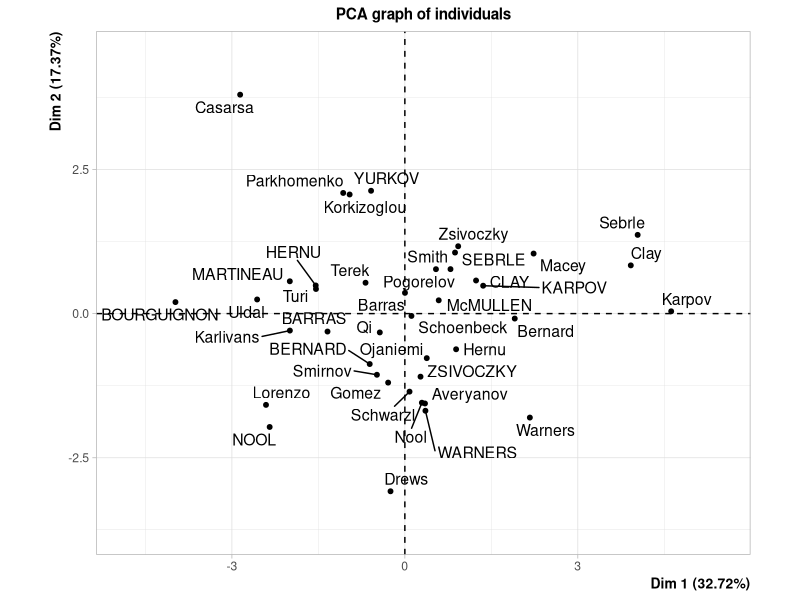
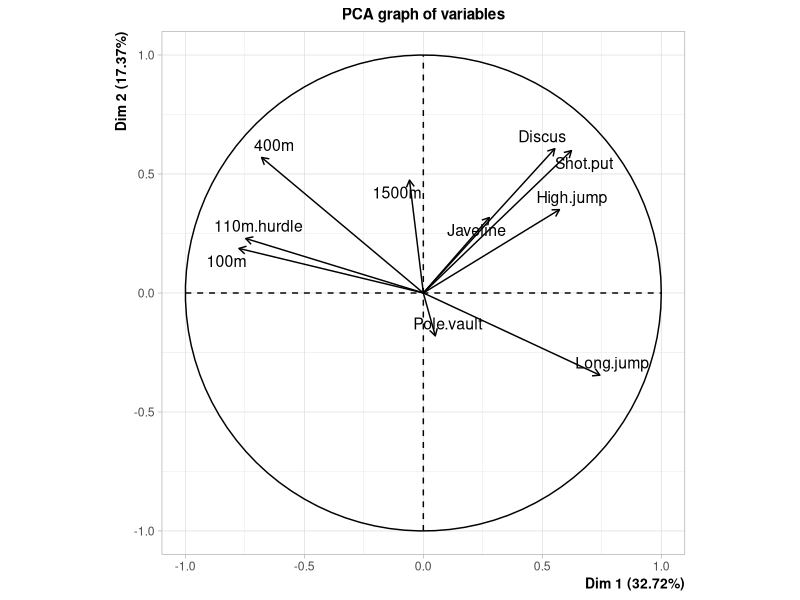
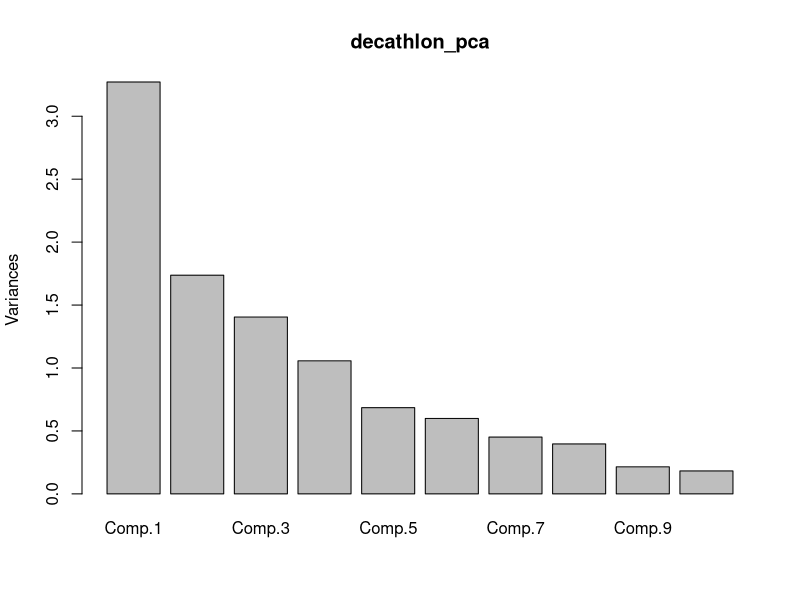
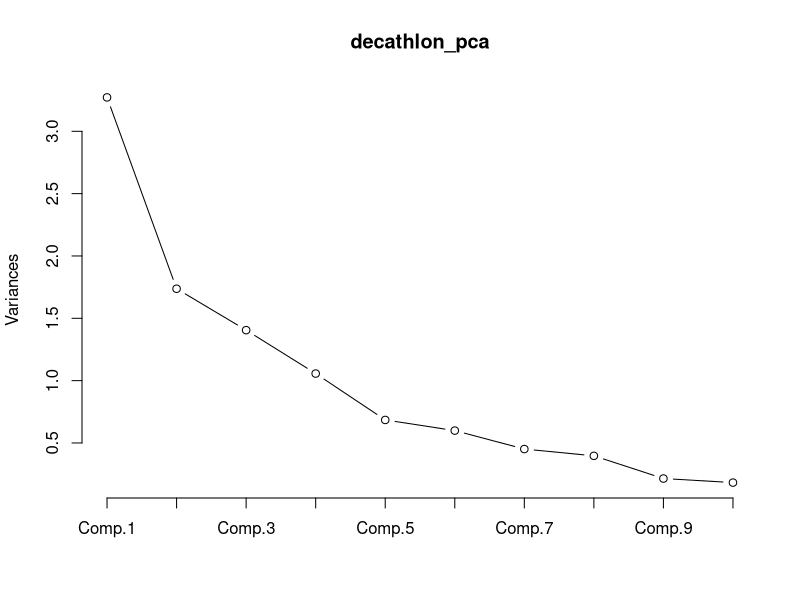
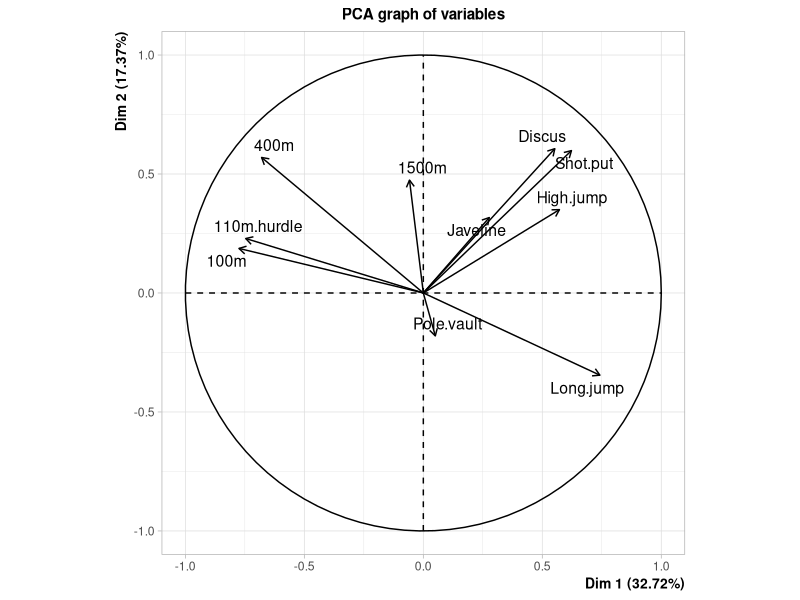
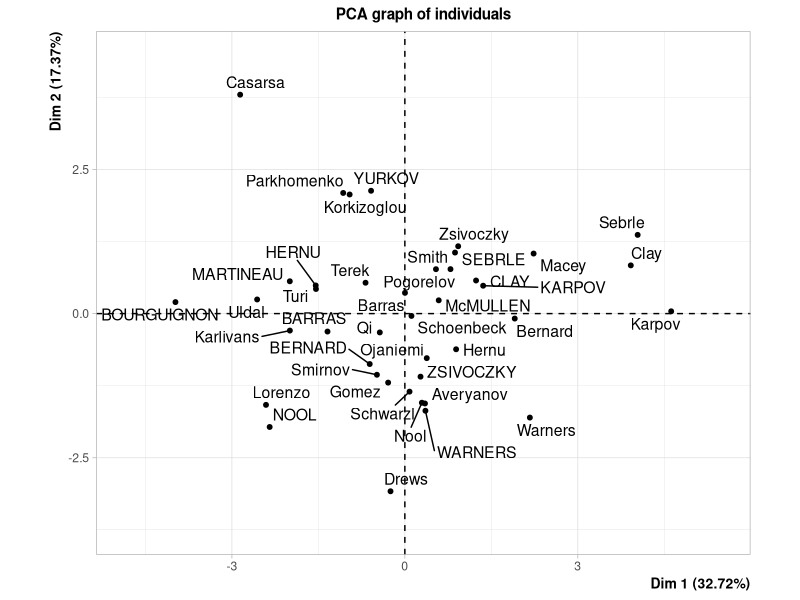
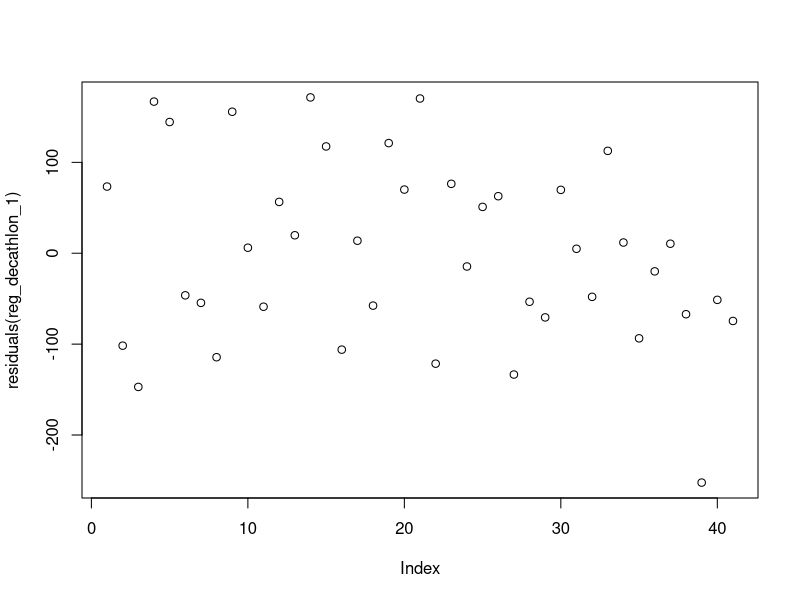
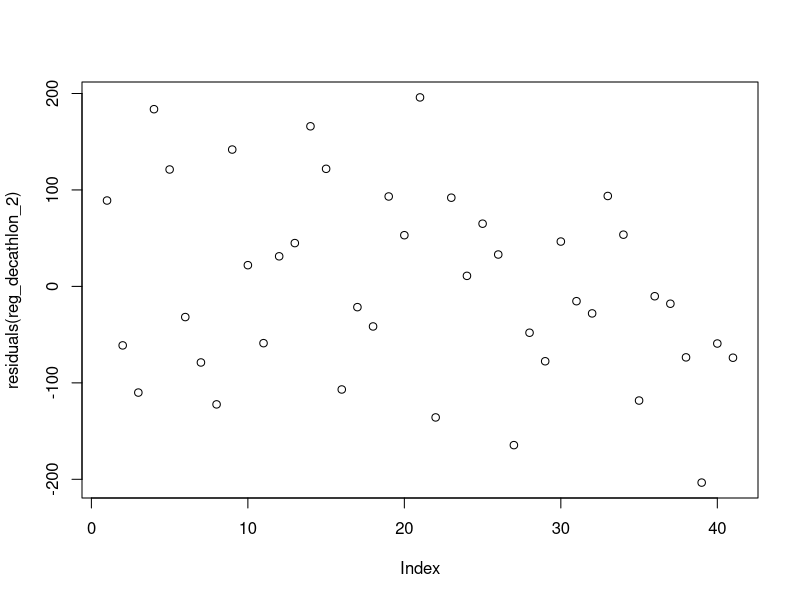

Generate these figures, in order, with R:
library(FactoMineR)
data(decathlon)

Correlation <- cor(decathlon[,1:12])

n<-nrow(decathlon)

install.packages("psych")
library(psych)

cortest.bartlett(Correlation,n)
#Reject null hypothesis (H0:R=I), so variables are correlated

kmo <- function(x)
{
  x <- subset(x, complete.cases(x))       # Omit missing values
  r <- cor(x)                             # Correlation matrix
  r2 <- r^2                               # Squared correlation coefficients
  i <- solve(r)                           # Inverse matrix of correlation matrix
  d <- diag(i)                            # Diagonal elements of inverse matrix
  p2 <- (-i/sqrt(outer(d, d)))^2          # Squared partial correlation coefficients
  diag(r2) <- diag(p2) <- 0               # Delete diagonal elements
  KMO <- sum(r2)/(sum(r2)+sum(p2))
  MSA <- colSums(r2)/(colSums(r2)+colSums(p2))
  return(list(KMO=KMO, MSA=MSA))
}
kmo(decathlon[,1:10])
#It is recommended to have an index greater than 0.50. in this case KMO is 0.596

# graph=TRUE by default, gives all the graphs
# Standardized PCA on correlation matrix is performed

levels(decathlon$Competition)<-c(1,2)
decathlon_PCA<-PCA(decathlon[,1:10],scale=TRUE, graph=TRUE )  #error

decathlon_PCA$eig
decathlon_PCA$var$coord 

#scree plot
decathlon_pca<-princomp(decathlon[,1:10],cor=TRUE,scores=TRUE) #,cutoff=0.01)
plot(decathlon_pca)
plot(decathlon_pca,type="line")

plot(decathlon_PCA,choix="var")
plot(decathlon_PCA,choix="ind")

cor(decathlon[,1:10])

#Regression
decathlon$PC1<-decathlon_PCA$ind$coord[,1]
decathlon$PC2<-decathlon_PCA$ind$coord[,2]
decathlon$PC3<-decathlon_PCA$ind$coord[,3]
decathlon$PC4<-decathlon_PCA$ind$coord[,4]
decathlon$PC5<-decathlon_PCA$ind$coord[,5]

reg_decathlon_1<-lm(decathlon$Points ~ PC1 + PC2, data=decathlon)
summary(reg_decathlon_1)


library(lmtest)

#Assumptions for Model_1
#1. Normality
#Shapiro Wilks Test
shapiro.test(residuals(reg_decathlon_1)) # follow normal distribution

# 2. Homogenity of Variance ###
# Residual Analysis 
plot(residuals(reg_decathlon_1))
##Breusch Pagan Test
bptest(reg_decathlon_1)  #The homogenity of variances is provided.

# 3. The independence of errors ### 
dwtest(reg_decathlon_1, alternative = "two.sided")  
#There is not an autocorrelaiton in the data set (p>0.05)

##Prediction Accuracy / Model_1
n <- nrow(decathlon)
train.sample <- sample(1:n, round(0.67*n))
train.sample
train.set <- decathlon[train.sample, ] 
test.set <- decathlon[-train.sample, ] 

reg_decathlon_1_train <-lm(Points ~ PC1 + PC2, data = train.set)
yhat<-predict(reg_decathlon_1_train, test.set, interval="prediction")
yhat
y<-test.set$Points
y

error<-cbind(yhat[,1,drop=FALSE],y,(yhat[,1]-y)^2)
error
sqr_err<-error[,3]
sse<-sum(sqr_err)
sse
RMSE_test<-sqrt(sse/(nrow(test.set)))
RMSE_test


reg_decathlon_1_train$residuals
RMSE_train <- sqrt(sum((reg_decathlon_1_train$residuals)^2)/nrow(train.set))
RMSE_train

#Model_2
reg_decathlon_2<-lm (decathlon$Points ~ PC1 + PC2 + PC3 , data=decathlon)
summary(reg_decathlon_2)

#Assumptions for Model_2
#1. Normality
#Shapiro Wilks Test
shapiro.test(residuals(reg_decathlon_2)) # follow normal distribution

# 2. Homogenity of Variance ###
# Residual Analysis 
plot(residuals(reg_decathlon_2))
##Breusch Pagan Test
bptest(reg_decathlon_2)  #The homogenity of variances is provided.

# 3. The independence of errors ### 
dwtest(reg_decathlon_2, alternative = "two.sided")  
#There is not an autocorrelaiton in the data set (p>0.05)

##Prediction Accuracy / Model_2
reg_decathlon_2_train <- lm(Points ~ PC1 + PC2 + PC3 , data=train.set)
yhat_2<-predict(reg_decathlon_2_train, test.set, interval="prediction")
yhat_2
y_2<-test.set$Points
y_2

error_2<-cbind(yhat_2[,1,drop=FALSE],y_2,(yhat_2[,1]-y_2)^2)
error_2
sqr_err_2<-error_2[,3]
sse_2<-sum(sqr_err_2)
sse_2
RMSE_test_2<-sqrt(sse_2/(nrow(test.set)))
RMSE_test_2

reg_decathlon_2_train$residuals
RMSE_train_2 <- sqrt(sum((reg_decathlon_2_train$residuals)^2)/nrow(train.set))
RMSE_train_2

#Model_3
reg_decathlon_3<-lm(decathlon$Points ~ PC1 + PC2 + PC3 + PC4 , data=decathlon)
summary(reg_decathlon_3)

#Assumptions for Model_3
#1. Normality
#Shapiro Wilks Test
shapiro.test(residuals(reg_decathlon_3)) # follow normal distribution

# 2. Homogenity of Variance ###
# Residual Analysis 
plot(residuals(reg_decathlon_3))
##Breusch Pagan Test
bptest(reg_decathlon_3)  #The homogenity of variances is provided.

# 3. The independence of errors ### 
dwtest(reg_decathlon_2, alternative = "two.sided")  
#There is not an autocorrelaiton in the data set (p>0.05)

##Prediction Accuracy / Model_3

reg_decathlon_3_train <- lm(Points ~ PC1 + PC2 + PC3 + PC4 , data=train.set)
yhat_3<-predict(reg_decathlon_3_train, test.set, interval="prediction")
yhat_3
y_3<-test.set$Points
y_3

error_3<-cbind(yhat_3[,1,drop=FALSE],y_3,(yhat_3[,1]-y_3)^2)
error_3
sqr_err_3<-error_3[,3]
sse_3<-sum(sqr_err_3)
sse_3
RMSE_test_3<-sqrt(sse_3/(nrow(test.set)))
RMSE_test_3

RMSE_train_3 <- sqrt(sum((reg_decathlon_3_train$residuals)^2)/nrow(train.set))
RMSE_train_3
